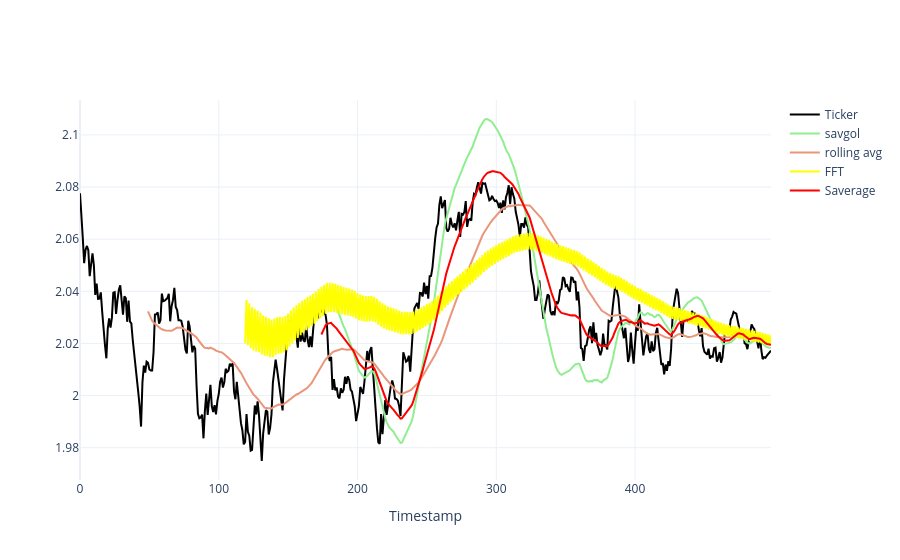

This figure's notebook cell:
### Code cell
trace0 = go.Scatter(x=indices, y=all_closes, line=dict(color="Black"), name='Ticker')
trace1 = go.Scatter(x=indices, y=savgol_list, line=dict(color="lightgreen"), name='savgol')
trace2 = go.Scatter(x=indices, y=rolling_avg_list, line=dict(color="darksalmon"), name='rolling avg', )
trace3 = go.Scatter(x=indices, y=fft_list, line=dict(color="yellow"), name='FFT', )
trace4 = go.Scatter(x=indices, y=saverage_list, line=dict(color="red"), name='Saverage')


layout0 = go.Layout(
    title='',
    xaxis={"title": "Timestamp"}, # "range": [0, 10]
    yaxis={"title": ""},
    template="plotly_white"
)
fig = go.Figure(data=[ trace0, trace1, trace2, trace3, trace4], layout=layout0)
fig.show()

### Figure 1 — Plotly figure (JSON) as saved in the notebook; plotly's stock layout.template omitted (floating-point values rounded to 4 significant figures; data arrays with more than 128 entries replaced by an {"elided": "..."} marker saying what was removed)
{"data": [{"line": {"color": "Black"}, "name": "Ticker", "type": "scatter", "x": {"elided": "499 int values"}, "y": {"elided": "499 float values"}}, {"line": {"color": "lightgreen"}, "name": "savgol", "type": "scatter", "x": {"elided": "499 int values"}, "y": {"elided": "499 float values"}}, {"line": {"color": "darksalmon"}, "name": "rolling avg", "type": "scatter", "x": {"elided": "499 int values"}, "y": {"elided": "499 float values"}}, {"line": {"color": "yellow"}, "name": "FFT", "type": "scatter", "x": {"elided": "499 int values"}, "y": {"elided": "499 float values"}}, {"line": {"color": "red"}, "name": "Saverage", "type": "scatter", "x": {"elided": "499 int values"}, "y": {"elided": "499 float values"}}], "layout": {"title": {"text": ""}, "xaxis": {"title": {"text": "Timestamp"}}, "yaxis": {"title": {"text": ""}}}}
